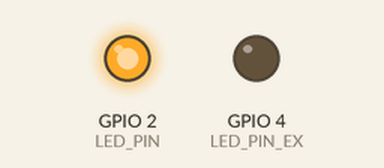
A sketch run on a simulated ESP32. On the bench: output pins drawn as LEDs (lit = HIGH).

Above: at 1.0 s.
At 3.0 s:
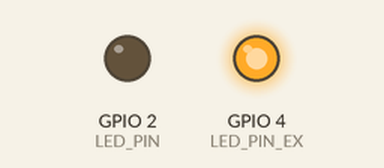
Timing chart, 0 to 5.2 s (numbered marks = the images above):
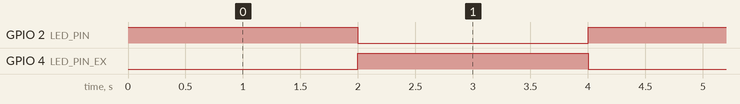

The sketch:

ESP32_blink_led.ino
```cpp
#include <Arduino.h>

// put function declarations here:
// int myFunction(int, int);
#define LED_PIN 2
#define LED_PIN_EX 4

void setup() {
    // put your setup code here, to run once:
    // int result = myFunction(2, 3);
    pinMode(LED_PIN, OUTPUT);
    pinMode(LED_PIN_EX, OUTPUT);
}

void loop() {
    // put your main code here, to run repeatedly:
    digitalWrite(LED_PIN, HIGH);
    digitalWrite(LED_PIN_EX, LOW);
    delay(2000);
    digitalWrite(LED_PIN, LOW);
    digitalWrite(LED_PIN_EX, HIGH);
    delay(2000);
}

// put function definitions here:
// int myFunction(int x, int y) {
//   return x + y;
// }
```

Measured:
- by itself, GPIO 2 (LED_PIN), GPIO 4 (LED_PIN_EX): alternates HIGH for 2.0 s and LOW for 2.0 s
